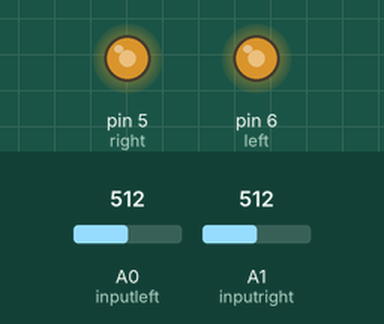
A sketch run on a simulated Arduino Uno, built with avr-gcc and run on an emulated ATmega328P. Shown: output pins drawn as LEDs (lit = HIGH). The test bench sets the inputs (shaded band); at power-on: A0 (inputleft) = 512, A1 (inputright) = 512.

Above: at 1.2 s.
1.3 s: A0 (inputleft) set to 490
At 2.5 s:
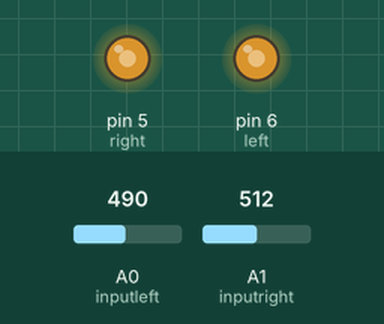
2.8 s: A1 (inputright) set to 490
At 3.7 s:
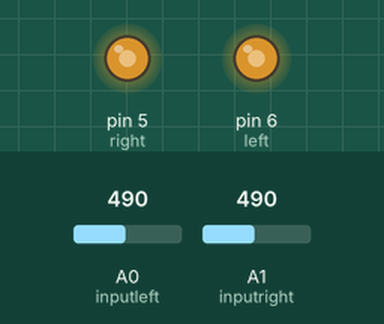
4.3 s: A1 (inputright) set to 70
At 4.7 s:
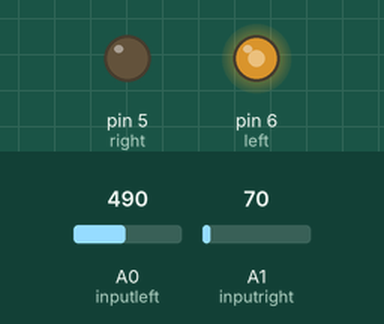
5.8 s: A0 (inputleft) set to 306
At 6.1 s:
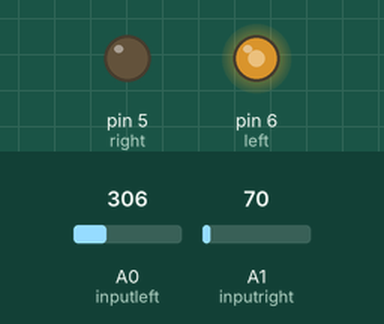
7.3 s: A0 (inputleft) set to 70
At 8.2 s:
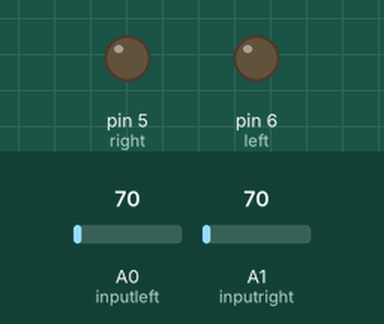
Timing chart, 0 to 9.8 s (numbered marks = the images above; inputs shaded):
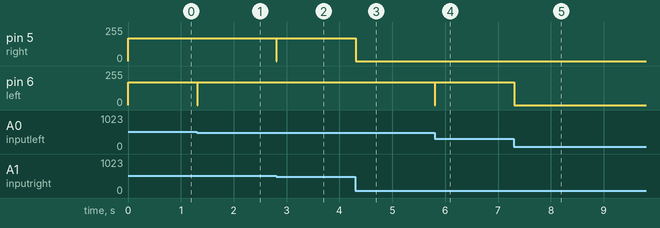

Measured:
- after the input at 1.3 s, pin 6 (left): 170/255 → 0/255 at once, → 170/255 0.01 s later
- after the input at 2.8 s, pin 5 (right): 170/255 → 0/255 at once, → 170/255 0.01 s later
- after the input at 4.3 s, pin 5 (right): 170/255 → 0/255 at once
- after the input at 5.8 s, pin 6 (left): 170/255 → 0/255 at once, → 170/255 0.01 s later
- after the input at 7.3 s, pin 6 (left): 170/255 → 0/255 at once

The sketch:

Mouse_Digital_Control.ino
```cpp
#include <PID_v1.h>

  int inputleft=14;
  int inputright=15;
  int right = 5;
  int left = 6;
  double leftspeed = 0;
  double rightspeed = 0;
  double Setpointr, Inputr, Outputr;
  double Setpointl, Inputl, Outputl;
  double Kpr=22.5, Kir=0, Kdr=6;
  double Kpl=22.5, Kil=0, Kdl=6;
  PID PIDright(&Inputr, &Outputr, &Setpointr, Kpr, Kir, Kdr, REVERSE);
  PID PIDleft(&Inputl, &Outputl, &Setpointl, Kpl, Kil, Kdl, REVERSE);

void setup()
{
  Inputr = analogRead(inputright);
  Inputl = analogRead(inputleft);
  Setpointr = 75;
  Setpointl = 80;
  PIDright.SetMode(AUTOMATIC);
  PIDleft.SetMode(AUTOMATIC);
  pinMode(right, OUTPUT);
  pinMode(left, OUTPUT);
}

void loop()
{

  Inputr = analogRead(inputright);
  Inputl = analogRead(inputleft);
  PIDright.Compute();
  PIDleft.Compute();

  if ((Inputr>550 && Inputl<40) || (Inputl>500 && Inputr<40))
  {
     PIDright.SetOutputLimits(0, 125);
     PIDleft.SetOutputLimits(0, 125);
     double Kpr=23.5; Kir=0; Kdr=7;
     double Kpl=23.5; Kil=0; Kdl=7;
     PIDright.SetSampleTime(15);
     PIDleft.SetSampleTime(15);
  }
    else
  {
     PIDright.SetOutputLimits(0, 170);
     PIDleft.SetOutputLimits(0, 170);
     double Kpr=22.5; Kir=0; Kdr=6;
     double Kpl=22.5; Kil=0; Kdl=6;
     PIDright.SetSampleTime(10);
     PIDleft.SetSampleTime(10);
  }

  analogWrite(left,Outputl);
  analogWrite(right, Outputr);
}
```
